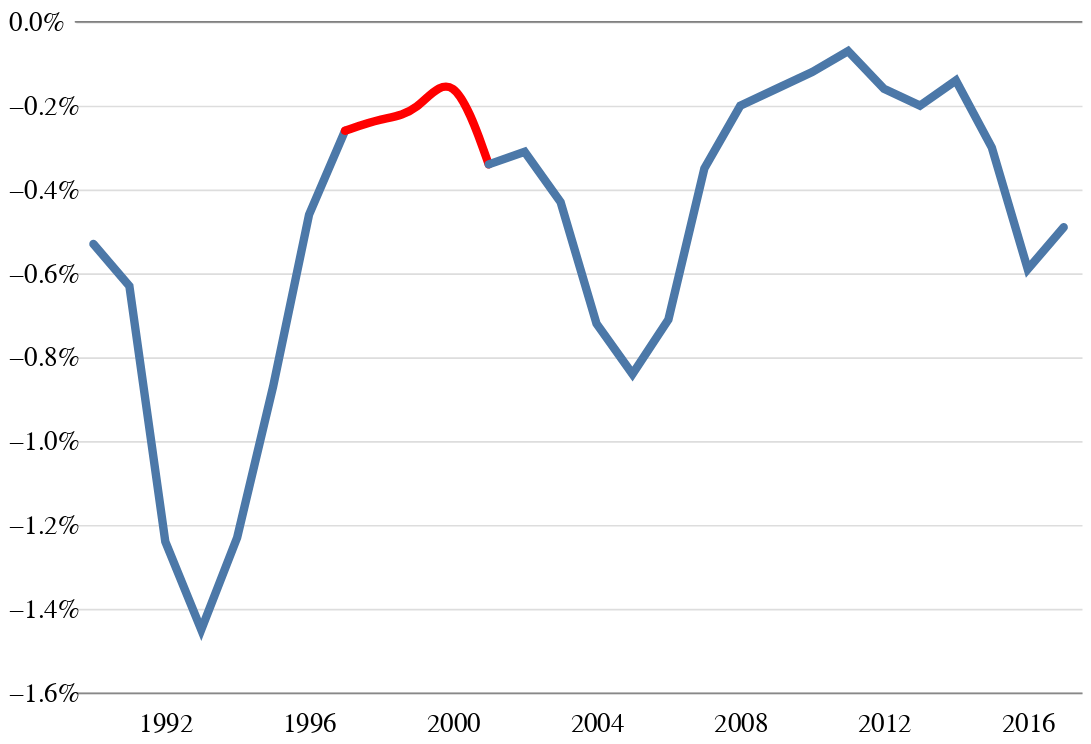

Notebook code for this chart:
### Markdown cell above
\*Comparing this IRS state mig data w/ IRS county mig data (irs_mig_91to2018.csv) reveals that the ***net*** migration figures are identical (so can use the cleaned county data for comparisons of different states)- the raw inmig & outmig counts are higher because they include migration between counties in the same state

### Code cell
one = alt.Chart(comb[comb.Year < 1998]
                 ).mark_line(size=5, strokeCap='round'
                            ).encode(x=alt.X('Year:O', axis=alt.Axis(values=list(range(1992,2018,4)))), 
                                     y=alt.Y('Rel_Mig_Exemptions', axis=alt.Axis(format='%', labelPadding=40)))

two = alt.Chart(comb[comb.Year.isin([1997,1998,1999,2000,2001])]
                 ).mark_line(color='red', size=5, strokeCap='round', interpolate='basis'
                            ).encode(x=alt.X('Year:O', axis=alt.Axis(values=list(range(1992,2018,4)))), 
                                     y=alt.Y('Rel_Mig_Exemptions', axis=alt.Axis(format='%', labelPadding=40)))

three = alt.Chart(comb[comb.Year > 2000]
                 ).mark_line(size=5, strokeCap='round'
                            ).encode(x=alt.X('Year:O', axis=alt.Axis(values=list(range(1992,2018,4)))), 
                                     y=alt.Y('Rel_Mig_Exemptions', axis=alt.Axis(format='%', labelPadding=40)))

horizontal = alt.Chart(pd.DataFrame({'y':[0]})).mark_rule(strokeCap='round', color='gray').encode(y='y')

one + two + three + horizontal

### Figure 1 — Vega-Lite specification as saved in the notebook (floating-point values rounded to 4 significant figures)
{"width": 600, "height": 400, "background": "white", "config": {"title": {"fontWeight": "normal", "fontSize": 30, "anchor": "start", "font": "Calibri", "offset": 5}, "axisX": {"grid": false, "labelFont": "Calibri", "labelFontSize": 16, "labelAngle": 0, "labelPadding": 10, "ticks": false, "tickSize": 5, "title": null, "titleFont": "Calibri", "titleFontSize": 16, "titleFontWeight": "normal", "titleY": 30, "titleX": 280}, "axisY": {"grid": true, "gridOpacity": 1, "labelFont": "Calibri", "labelFontSize": 16, "labelLimit": 100, "labelAlign": "left", "labelPadding": 20, "ticks": false, "title": null, "titleFont": "Calibri", "titleFontWeight": "normal", "titleFontSize": 17, "titleAlign": "left", "titleAngle": 0, "titleY": -20, "titleX": -20, "domainWidth": 0}, "view": {"strokeOpacity": 0}}, "layer": [{"data": {"name": "data-3321450e774edc2c5106cb44dec90daf"}, "mark": {"type": "line", "size": 5, "strokeCap": "round"}, "encoding": {"x": {"type": "ordinal", "axis": {"values": [1992, 1996, 2000, 2004, 2008, 2012, 2016]}, "field": "Year"}, "y": {"type": "quantitative", "axis": {"format": "%", "labelPadding": 40}, "field": "Rel_Mig_Exemptions"}}}, {"data": {"name": "data-31cd386a93a23eef476b0ef00763fc2f"}, "mark": {"type": "line", "color": "red", "interpolate": "basis", "size": 5, "strokeCap": "round"}, "encoding": {"x": {"type": "ordinal", "axis": {"values": [1992, 1996, 2000, 2004, 2008, 2012, 2016]}, "field": "Year"}, "y": {"type": "quantitative", "axis": {"format": "%", "labelPadding": 40}, "field": "Rel_Mig_Exemptions"}}}, {"data": {"name": "data-0411f0d93a30790b01e9c9111963f823"}, "mark": {"type": "line", "size": 5, "strokeCap": "round"}, "encoding": {"x": {"type": "ordinal", "axis": {"values": [1992, 1996, 2000, 2004, 2008, 2012, 2016]}, "field": "Year"}, "y": {"type": "quantitative", "axis": {"format": "%", "labelPadding": 40}, "field": "Rel_Mig_Exemptions"}}}, {"data": {"name": "data-06fd9f850666401b4599de5588b60692"}, "mark": {"type": "rule", "color": "gray", "strokeCap": "round"}, "encoding": {"y": {"type": "quantitative", "field": "y"}}}], "$schema": "https://vega.github.io/schema/vega-lite/v4.0.0.json", "datasets": {"data-3321450e774edc2c5106cb44dec90daf": [{"Year": 1990, "Returns": 10211835, "Exemptions": 23010999, "Inmig_Returns": 245535, "Inmig_Exempt": 575795, "Outmig_Returns": 277327, "Outmig_Exempt": 733500, "Net_Mig_Exemptions": -157705, "Rel_Mig_Exemptions": -0.0053, "Zero": 0, "Population": 29558000}, {"Year": 1991, "Returns": 10337480, "Exemptions": 23340798, "Inmig_Returns": 236007, "Inmig_Exempt": 555276, "Outmig_Returns": 281887, "Outmig_Exempt": 745198, "Net_Mig_Exemptions": -189922, "Rel_Mig_Exemptions": -0.0063, "Zero": 0, "Population": 30143555}, {"Year": 1992, "Returns": 10211198, "Exemptions": 23236233, "Inmig_Returns": 205155, "Inmig_Exempt": 492967, "Outmig_Returns": 315822, "Outmig_Exempt": 872565, "Net_Mig_Exemptions": -379598, "Rel_Mig_Exemptions": -0.0124, "Zero": 0, "Population": 30722998}, {"Year": 1993, "Returns": 10012232, "Exemptions": 22841596, "Inmig_Returns": 189073, "Inmig_Exempt": 469297, "Outmig_Returns": 320472, "Outmig_Exempt": 920270, "Net_Mig_Exemptions": -450973, "Rel_Mig_Exemptions": -0.0145, "Zero": 0, "Population": 31150786}, {"Year": 1994, "Returns": 9915747, "Exemptions": 22414007, "Inmig_Returns": 198917, "Inmig_Exempt": 494971, "Outmig_Returns": 302694, "Outmig_Exempt": 881558, "Net_Mig_Exemptions": -386587, "Rel_Mig_Exemptions": -0.0123, "Zero": 0, "Population": 31418940}, {"Year": 1995, "Returns": 10025767, "Exemptions": 22611353, "Inmig_Returns": 203317, "Inmig_Exempt": 502493, "Outmig_Returns": 269836, "Outmig_Exempt": 778525, "Net_Mig_Exemptions": -276033, "Rel_Mig_Exemptions": -0.0087, "Zero": 0, "Population": 31617770}, {"Year": 1996, "Returns": 10179399, "Exemptions": 22725592, "Inmig_Returns": 228764, "Inmig_Exempt": 554909, "Outmig_Returns": 247534, "Outmig_Exempt": 702779, "Net_Mig_Exemptions": -147870, "Rel_Mig_Exemptions": -0.0046, "Zero": 0, "Population": 31837399}, {"Year": 1997, "Returns": 10427660, "Exemptions": 23236858, "Inmig_Returns": 239369, "Inmig_Exempt": 575775, "Outmig_Returns": 238682, "Outmig_Exempt": 658276, "Net_Mig_Exemptions": -82500, "Rel_Mig_Exemptions": -0.0026, "Zero": 0, "Population": 32207869}], "data-31cd386a93a23eef476b0ef00763fc2f": [{"Year": 1997, "Returns": 10427660, "Exemptions": 23236858, "Inmig_Returns": 239369, "Inmig_Exempt": 575775, "Outmig_Returns": 238682, "Outmig_Exempt": 658276, "Net_Mig_Exemptions": -82500, "Rel_Mig_Exemptions": -0.0026, "Zero": 0, "Population": 32207869}, {"Year": 1998, "Returns": 10789034, "Exemptions": 24050991, "Inmig_Returns": 241352, "Inmig_Exempt": 563950, "Outmig_Returns": 240877, "Outmig_Exempt": 638682, "Net_Mig_Exemptions": -74731, "Rel_Mig_Exemptions": -0.0023, "Zero": 0, "Population": 32657877}, {"Year": 1999, "Returns": 11120947, "Exemptions": 24804140, "Inmig_Returns": 251035, "Inmig_Exempt": 569616, "Outmig_Returns": 246887, "Outmig_Exempt": 642844, "Net_Mig_Exemptions": -73228, "Rel_Mig_Exemptions": -0.0022, "Zero": 0, "Population": 33140771}, {"Year": 2000, "Returns": 11336742, "Exemptions": 25247901, "Inmig_Returns": 265793, "Inmig_Exempt": 597959, "Outmig_Returns": 245677, "Outmig_Exempt": 630167, "Net_Mig_Exemptions": -32207, "Rel_Mig_Exemptions": -0.001, "Zero": 0, "Population": 33721583}, {"Year": 2001, "Returns": 11531921, "Exemptions": 25671321, "Inmig_Returns": 240139, "Inmig_Exempt": 544126, "Outmig_Returns": 260174, "Outmig_Exempt": 659870, "Net_Mig_Exemptions": -115744, "Rel_Mig_Exemptions": -0.0034, "Zero": 0, "Population": 34256789}], "data-0411f0d93a30790b01e9c9111963f823": [{"Year": 2001, "Returns": 11531921, "Exemptions": 25671321, "Inmig_Returns": 240139, "Inmig_Exempt": 544126, "Outmig_Returns": 260174, "Outmig_Exempt": 659870, "Net_Mig_Exemptions": -115744, "Rel_Mig_Exemptions": -0.0034, "Zero": 0, "Population": 34256789}, {"Year": 2002, "Returns": 11641931, "Exemptions": 26122706, "Inmig_Returns": 233121, "Inmig_Exempt": 532504, "Outmig_Returns": 252674, "Outmig_Exempt": 638459, "Net_Mig_Exemptions": -105955, "Rel_Mig_Exemptions": -0.0031, "Zero": 0, "Population": 34725516}, {"Year": 2003, "Returns": 11652738, "Exemptions": 26305015, "Inmig_Returns": 230865, "Inmig_Exempt": 528463, "Outmig_Returns": 261740, "Outmig_Exempt": 678903, "Net_Mig_Exemptions": -150439, "Rel_Mig_Exemptions": -0.0043, "Zero": 0, "Population": 35163609}, {"Year": 2004, "Returns": 11703701, "Exemptions": 26476088, "Inmig_Returns": 229348, "Inmig_Exempt": 523047, "Outmig_Returns": 289992, "Outmig_Exempt": 777522, "Net_Mig_Exemptions": -254475, "Rel_Mig_Exemptions": -0.0072, "Zero": 0, "Population": 35570847}, {"Year": 2005, "Returns": 11745599, "Exemptions": 26507063, "Inmig_Returns": 235690, "Inmig_Exempt": 536288, "Outmig_Returns": 302665, "Outmig_Exempt": 836039, "Net_Mig_Exemptions": -299751, "Rel_Mig_Exemptions": -0.0084, "Zero": 0, "Population": 35869173}, {"Year": 2006, "Returns": 11906514, "Exemptions": 26759630, "Inmig_Returns": 234018, "Inmig_Exempt": 531858, "Outmig_Returns": 289096, "Outmig_Exempt": 790041, "Net_Mig_Exemptions": -258183, "Rel_Mig_Exemptions": -0.0071, "Zero": 0, "Population": 36116202}, {"Year": 2007, "Returns": 12434953, "Exemptions": 27732366, "Inmig_Returns": 251841, "Inmig_Exempt": 559826, "Outmig_Returns": 271521, "Outmig_Exempt": 686510, "Net_Mig_Exemptions": -126684, "Rel_Mig_Exemptions": -0.0035, "Zero": 0, "Population": 36399676}, {"Year": 2008, "Returns": 12707337, "Exemptions": 28410195, "Inmig_Returns": 243360, "Inmig_Exempt": 540578, "Outmig_Returns": 252516, "Outmig_Exempt": 615793, "Net_Mig_Exemptions": -75216, "Rel_Mig_Exemptions": -0.002, "Zero": 0, "Population": 36704375}, {"Year": 2009, "Returns": 12588517, "Exemptions": 28448182, "Inmig_Returns": 214495, "Inmig_Exempt": 499411, "Outmig_Returns": 231291, "Outmig_Exempt": 558846, "Net_Mig_Exemptions": -59435, "Rel_Mig_Exemptions": -0.0016, "Zero": 0, "Population": 36966713}, {"Year": 2010, "Returns": 12600855, "Exemptions": 28690412, "Inmig_Returns": 224532, "Inmig_Exempt": 521730, "Outmig_Returns": 236494, "Outmig_Exempt": 566157, "Net_Mig_Exemptions": -44427, "Rel_Mig_Exemptions": -0.0012, "Zero": 0, "Population": 37223900}, {"Year": 2011, "Returns": 13084530, "Exemptions": 30080010, "Inmig_Returns": 264729, "Inmig_Exempt": 595147, "Outmig_Returns": 266673, "Outmig_Exempt": 620020, "Net_Mig_Exemptions": -24873, "Rel_Mig_Exemptions": -0.0007, "Zero": 0, "Population": 37594781}, {"Year": 2012, "Returns": 13148643, "Exemptions": 30139423, "Inmig_Returns": 268149, "Inmig_Exempt": 611235, "Outmig_Returns": 280002, "Outmig_Exempt": 671025, "Net_Mig_Exemptions": -59790, "Rel_Mig_Exemptions": -0.0016, "Zero": 0, "Population": 37971427}, {"Year": 2013, "Returns": 13289353, "Exemptions": 30251074, "Inmig_Returns": 252717, "Inmig_Exempt": 574638, "Outmig_Returns": 268472, "Outmig_Exempt": 649519, "Net_Mig_Exemptions": -74881, "Rel_Mig_Exemptions": -0.002, "Zero": 0, "Population": 38321459}, {"Year": 2014, "Returns": 13658090, "Exemptions": 30666470, "Inmig_Returns": 200999, "Inmig_Exempt": 433536, "Outmig_Returns": 212337, "Outmig_Exempt": 489155, "Net_Mig_Exemptions": -55619, "Rel_Mig_Exemptions": -0.0014, "Zero": 0, "Population": 38622301}, {"Year": 2015, "Returns": 13795079, "Exemptions": 30665600, "Inmig_Returns": 260471, "Inmig_Exempt": 576351, "Outmig_Returns": 288918, "Outmig_Exempt": 694320, "Net_Mig_Exemptions": -117969, "Rel_Mig_Exemptions": -0.003, "Zero": 0, "Population": 38952462}, {"Year": 2016, "Returns": 13811052, "Exemptions": 30323418, "Inmig_Returns": 327447, "Inmig_Exempt": 738692, "Outmig_Returns": 392786, "Outmig_Exempt": 970679, "Net_Mig_Exemptions": -231988, "Rel_Mig_Exemptions": -0.0059, "Zero": 0, "Population": 39214803}, {"Year": 2017, "Returns": 14159070, "Exemptions": 30682756, "Inmig_Returns": 261617, "Inmig_Exempt": 568011, "Outmig_Returns": 322169, "Outmig_Exempt": 763116, "Net_Mig_Exemptions": -195105, "Rel_Mig_Exemptions": -0.0049, "Zero": 0, "Population": 39504609}], "data-06fd9f850666401b4599de5588b60692": [{"y": 0}]}}
